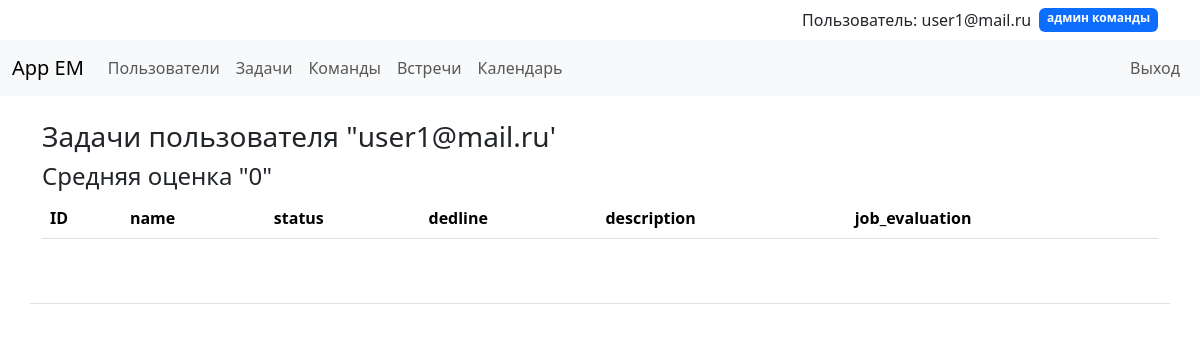
The page /tasks_user (signed in) on the database as committed earlier.
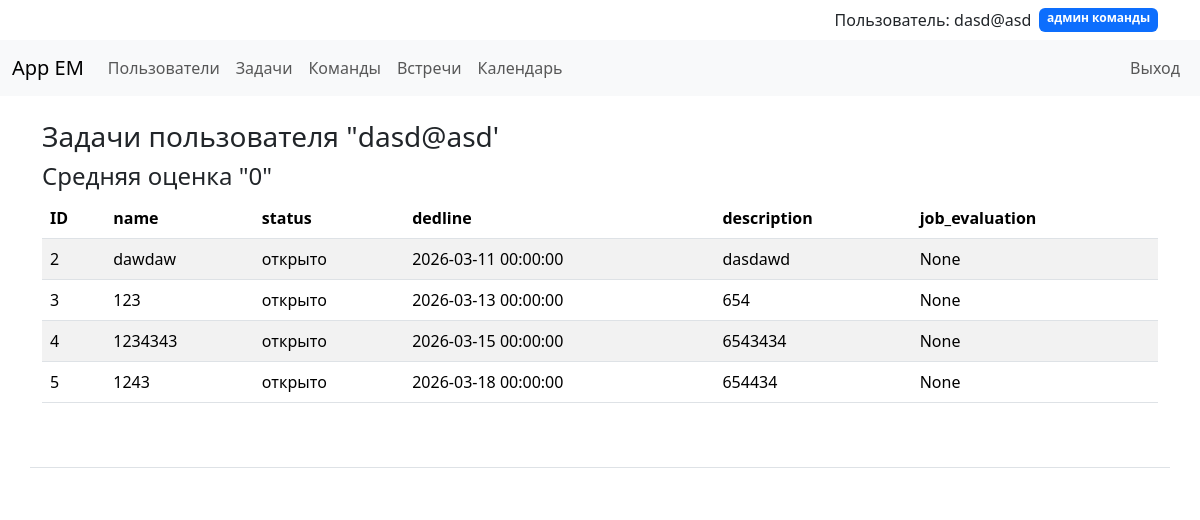
The same page on the database as committed later.
### app/users/models.py (models this page shows)
class UserModel(Base):
    __tablename__ = "users"
    id = Column(Integer, primary_key=True, index=True)
    email = Column(String, unique=True)
    role = Column(String, nullable=True)
    team_id = Column(Integer, ForeignKey("teams.id"), nullable=True)
    team = relationship("TeamModel")
    hash_password = Column(String)
    meetings = relationship(
        "MeetingModel", secondary=meeting_participants, back_populates="participants"
    )
    tasks = relationship("TaskModel")

### app/tasks/models.py (models this page shows)
class TaskModel(Base):
    __tablename__ = "tasks"
    id = Column(Integer, primary_key=True, index=True)
    name = Column(String)
    status = Column(String, default="открыто")
    dedline = Column(DateTime)
    description = Column(String, nullable=True)
    job_evaluation = Column(Integer, nullable=True)
    executor_id = Column(Integer, ForeignKey("users.id"))
    executor = relationship("UserModel")
    team_id = Column(Integer, ForeignKey("teams.id"))
    team = relationship("TeamModel")
    chat = relationship("MessageModel", secondary=chat_messages, back_populates="task")

### app/tasks/router.py (the view)
@router.get("/tasks_user", response_model=List[JobResultSchema])
async def get_job_result(
    request: Request,
    user_data: UserModel = Depends(get_current_user),
    db: Session = Depends(get_db),
):
    tasks_user = db.query(TaskModel).filter(TaskModel.executor_id == user_data.id).all()
    average_grade = get_average_grade(data_user=user_data, db=db)
    return templates.TemplateResponse(
        "tasks/tasks_user.html",
        {
            "request": request,
            "current_user": user_data,
            "tasks_user": tasks_user,
            "average_grade": average_grade,
        },
    )

### app/templates/tasks/tasks_user.html
{% extends 'base.html' %}
{% block content %}
<h3>Задачи пользователя "{{ current_user.email }}'</h3>
<h4>Средняя оценка "{{ average_grade }}"</h4>
<table class="table table-striped">
    <thead>
      <tr>
        <th>ID</th>
        <th>name</th>
        <th>status</th>
        <th>dedline</th>
        <th>description</th>
        <th>job_evaluation</th>
      </tr>
    </thead>
    <tbody>
      {% for task in tasks_user %}
        <tr>
          <td>{{ task.id }}</td>
          <td>{{ task.name }}</td>
          <td>{{ task.status }}</td>
          <td>{{ task.dedline }}</td>
          <td>{{ task.description }}</td>
          <td>{{ task.job_evaluation }}</td>
        </tr>
      {% endfor %}
    </tbody>
  </table>
{% endblock %}

### app/templates/base.html (shortened to what this page needs)
<!DOCTYPE html>
<html lang="en">
  <head>
    <link href="https://cdn.jsdelivr.net/npm/bootstrap@5.3.3/dist/css/bootstrap.min.css" rel="stylesheet">
  </head>
  <body class="d-flex flex-column min-vh-100">
{% if current_user.email %}
    <div class="container">
        <div class="d-flex justify-content-end py-2">
            <span class="me-2">Пользователь: {{ current_user.email }}</span>
            <span class="badge bg-primary">{{ current_user.role }}</span>
        </div>
    </div>
{% else %}
    <div class="container">
        <div class="d-flex justify-content-end py-2">
            <p>Пользователь не вошёл в систему.</p>
        </div>
    </div>
{% endif %}
<nav class="navbar navbar-expand-lg navbar-light bg-light">
  <div class="container-fluid">
    <a class="navbar-brand" href="/">App EM</a>
    <div class="collapse navbar-collapse" id="navbarNav">
      <ul class="navbar-nav me-auto mb-2 mb-lg-0">
        <li class="nav-item">
          <a class="nav-link" href="/users/">Пользователи</a>
        </li>
        {% if current_user %}
        <li class="nav-item">
          <a class="nav-link" href="/tasks/">Задачи</a>
        </li>
        <li class="nav-item">
          <a class="nav-link" href="/teams/">Команды</a>
        </li>
        <li class="nav-item">
          <a class="nav-link" href="/meetings/">Встречи</a>
        </li>
        <li class="nav-item">
          <a class="nav-link" href="/user_calendar/">Календарь</a>
        </li>
        {% endif %}
      </ul>
      <ul class="navbar-nav">
        {% if not current_user %}
        <li class="nav-item">
          <a class="nav-link" href="/register-form/">Регистрация</a>
        </li>
        <li class="nav-item">
          <a class="nav-link"; href="/login-form/">Вход</a>
        </li>
        {% else %}
        <li class="nav-item">
          <form action="/logout/" method="post" class="d-flex">
            <button type="submit" class="btn btn-link nav-link">Выход</button>
          </form>
        </li>
        {% endif %}
      </ul>
    </div>
  </div>
</nav>
<div class="container mt-4">
{% block content%}{% endblock %}
</div>
    <footer>
      <div class="container my-5 pt-4 border-top">
      </div>
    </footer>
  </body>
</html>

Rows that differ between the two databases and show on the page:
changed UserModel "админ команды": email "user1@mail.ru" → "dasd@asd"
now on this page (row edited): TaskModel: id "2", name "dawdaw", status "открыто", dedline "2026-03-11 00:00:00", description "dasdawd", job_evaluation "None"
now on this page (row edited): TaskModel: id "3", name "123", status "открыто", dedline "2026-03-13 00:00:00", description "654", job_evaluation "None"
now on this page (row edited): TaskModel: id "4", name "1234343", status "открыто", dedline "2026-03-15 00:00:00", description "6543434", job_evaluation "None"
now on this page (row edited): TaskModel: id "5", name "1243", status "открыто", dedline "2026-03-18 00:00:00", description "654434", job_evaluation "None"
